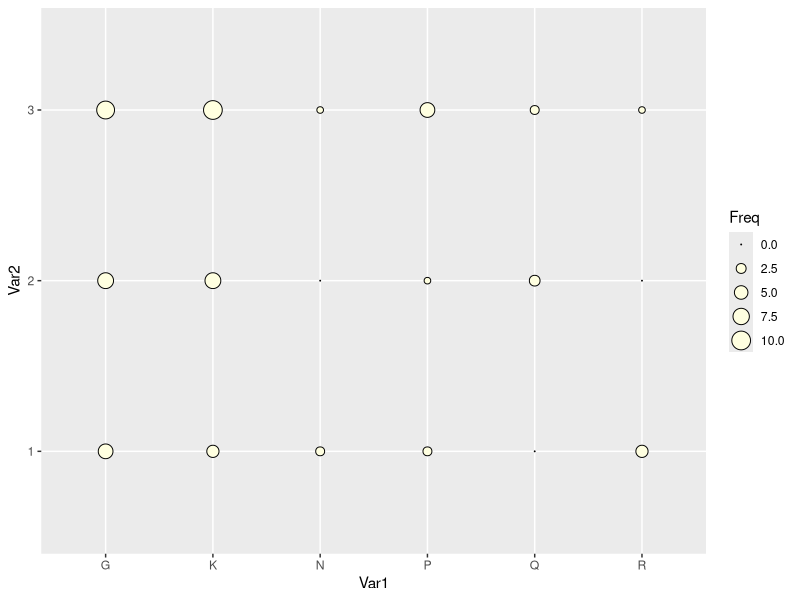
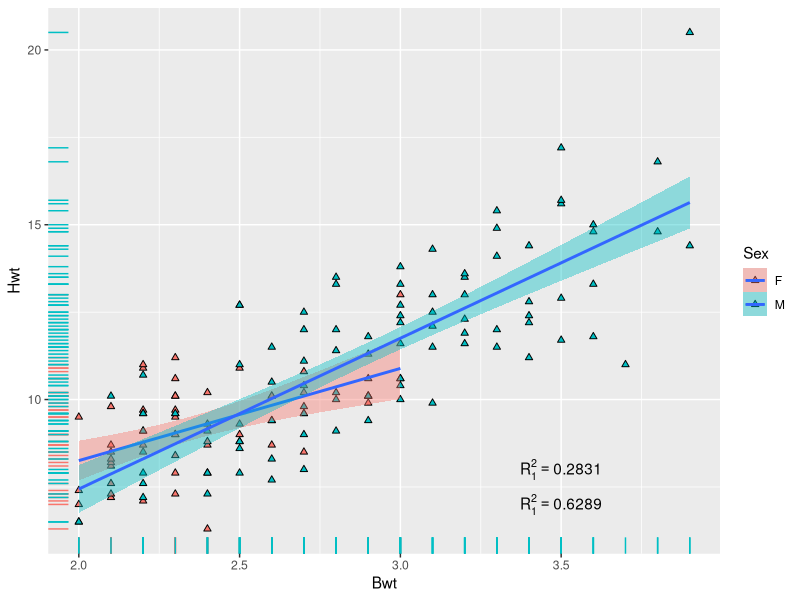
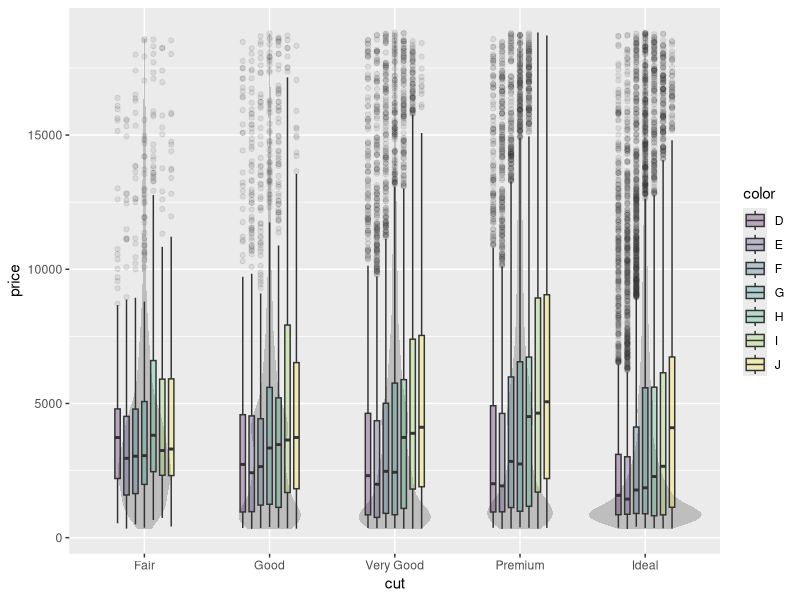
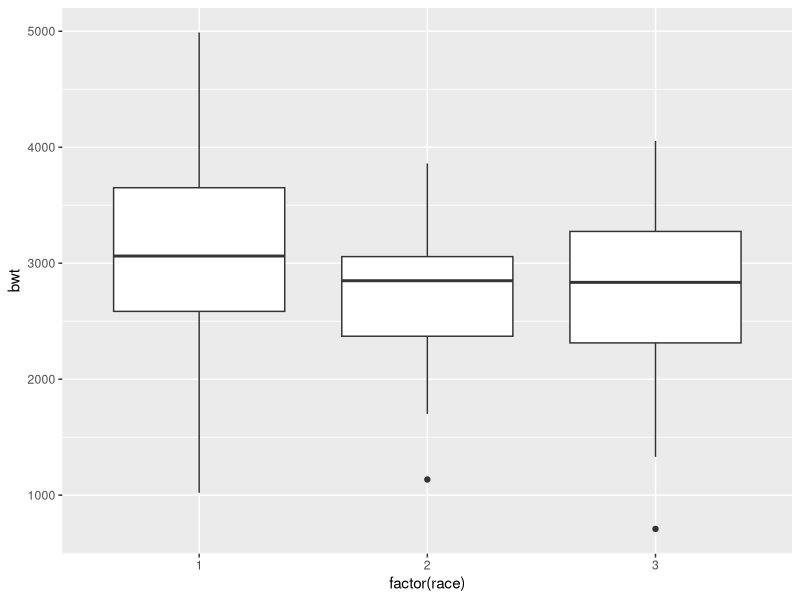
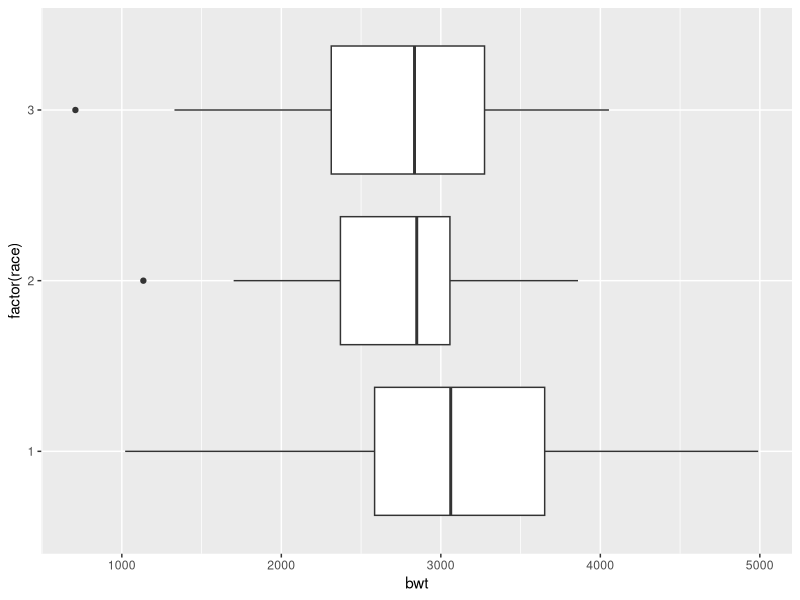
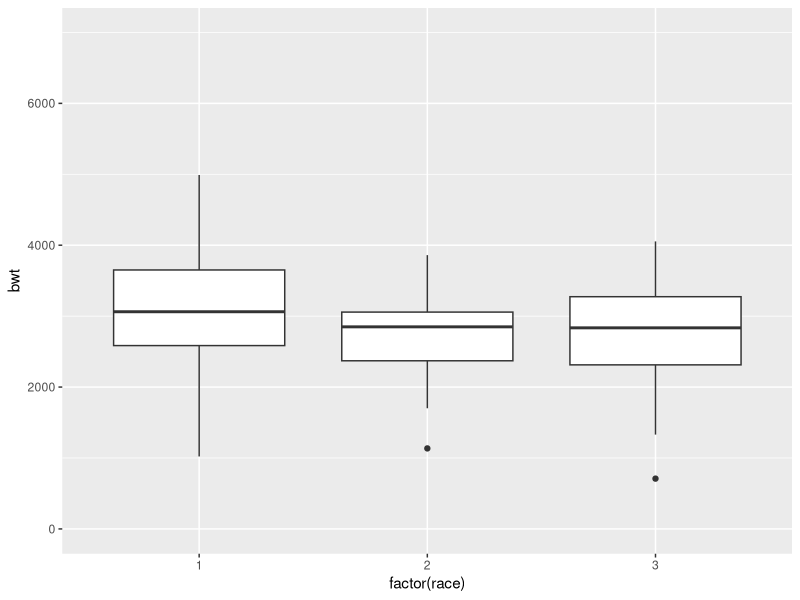
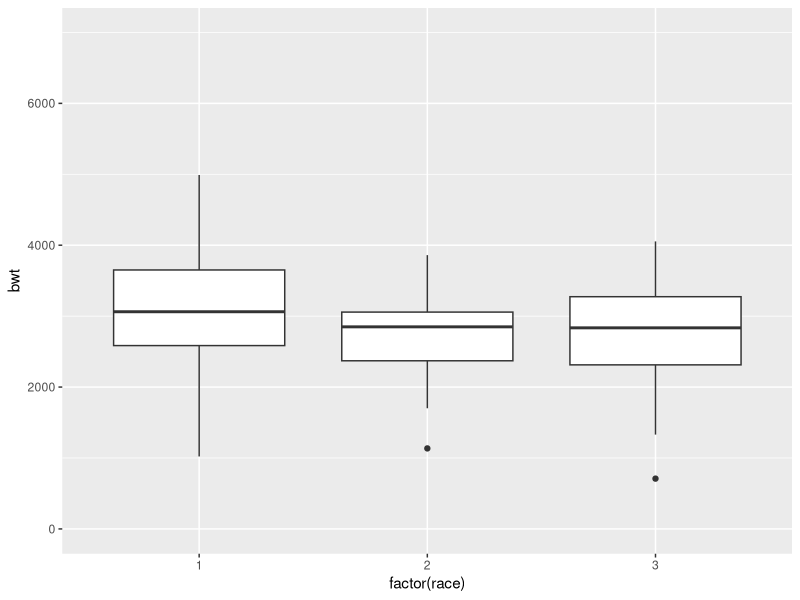
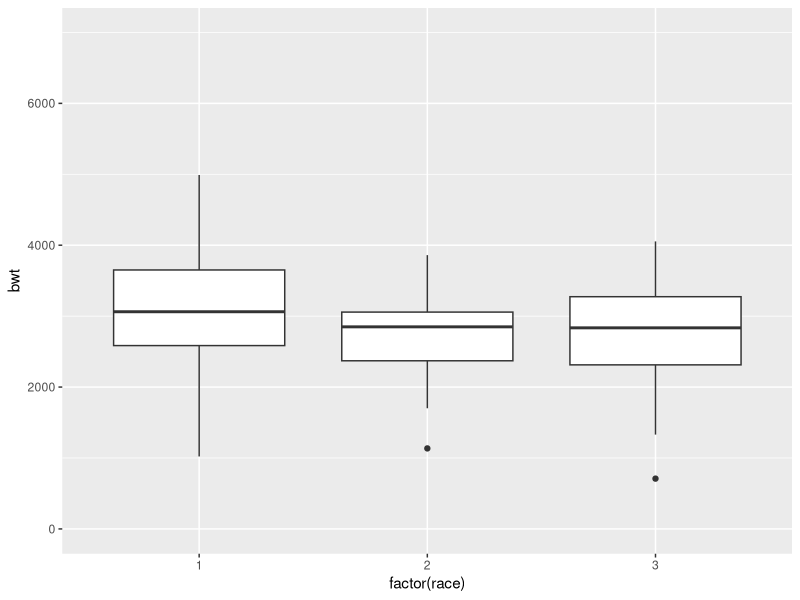

Write the R code that produced these figures, in order.
library(ggplot2)
library(MASS)

# Q1
UScereal
d<-data.frame(table(UScereal$mfr,UScereal$shelf))
d
ggplot(d,aes(x=Var1,y=Var2,size=Freq))+
  geom_point(shape=21,fill='lightyellow',color='black')+
  scale_size_area()

# Q2
cats
y1<-cats$HWT[cats$Sex=='F']
x1<-cats$BWT[cats$Sex=='F']
y2<-cats$HWT[cats$Sex=='M']
x2<-cats$BWT[cats$Sex=='M']
t1<-'R[1]^2==0.2831'
t2<-'R[1]^2==0.6289'
ggplot(cats,aes(x=Bwt,y=Hwt,fill=Sex))+
  geom_point(shape=24)+
  geom_rug(aes(color=Sex))+
  geom_smooth(method=lm,linewidth=1)+
  annotate('text',label=t1,x=3.5,y=8,parse=TRUE)+
  annotate('text',label=t2,x=3.5,y=7,parse=TRUE)

# Q3
ggplot(diamonds,aes(x=cut,y=price))+
  geom_violin(fill='grey',color=NA)+
  geom_boxplot(aes(fill=color),
               position=position_dodge(0.5),width=0.3,outlier.alpha=0.1,alpha=0.3)


# axes
ggplot(birthwt,aes(x=factor(race),y=bwt))+
  geom_boxplot()

# flip axes
ggplot(birthwt,aes(x=factor(race),y=bwt))+
  geom_boxplot()+coord_flip()

# limites
ggplot(birthwt,aes(x=factor(race),y=bwt))+
  geom_boxplot()+ylim(0,7000)
ggplot(birthwt,aes(x=factor(race),y=bwt))+
  geom_boxplot()+scale_y_continuous(limits = c(0,7000))
ggplot(birthwt,aes(x=factor(race),y=bwt))+
  geom_boxplot()+expand_limits(y=c(0,7000))

ggplot(trees,aes(x=Girth,y=Height))+
  geom_line()+xlim(0,30)
ggplot(trees,aes(x=Girth,y=Height))+
  geom_line()+scale_x_continuous(limits = c(0,30))
ggplot(trees,aes(x=Girth,y=Height))+
  geom_line()+expand_limits(x=c(0,30))

ggplot(PlantGrowth,aes(x=group,y=weight))+
  geom_boxplot()
ggplot(PlantGrowth,aes(x=group,y=weight))+
  geom_boxplot()+scale_y_continuous(limits=c(4.5,5.5))# select some data
ggplot(PlantGrowth,aes(x=group,y=weight))+
  geom_boxplot()+coord_cartesian(ylim=c(4.5,5.5))# zoom in

# reverse axes
ggplot(birthwt,aes(x=factor(race),y=bwt))+
  geom_boxplot()+scale_y_reverse()
ggplot(trees,aes(x=Girth,y=Height))+
  geom_line()+scale_x_reverse()

# reorder
ggplot(birthwt,aes(x=factor(race),y=bwt))+
  geom_boxplot()+
  scale_x_discrete(limits=as.character(c(1,3,2)))
ggplot(birthwt,aes(x=factor(race),y=bwt))+
  geom_boxplot()+
  scale_x_discrete(limits=as.character(c(1,3)))
ggplot(birthwt,aes(x=factor(race),y=bwt))+
  geom_boxplot()+
  scale_x_discrete(limits=rev(levels(as.factor(birthwt$race))))

# tick marks
ggplot(birthwt,aes(x=factor(race),y=bwt))+
  geom_boxplot()+
  scale_y_continuous(breaks = c(1000,2500,3700,5000),
                     labels=c('minimum','low','high','maximun'))

ggplot(birthwt,aes(x=factor(race),y=bwt))+
  geom_boxplot()+theme(axis.text.y=element_blank())
ggplot(birthwt,aes(x=factor(race),y=bwt))+
  geom_boxplot()+theme(axis.ticks.y=element_blank())
ggplot(birthwt,aes(x=factor(race),y=bwt))+
  geom_boxplot()+theme(axis.ticks.y=element_blank(),axis.text.y=element_blank())

ggplot(birthwt,aes(x=factor(race),y=bwt))+
  geom_boxplot()+scale_y_continuous(breaks = NULL)

ggplot(birthwt,aes(x=factor(race),y=bwt))+
  geom_boxplot()+theme(axis.text.x=element_text(angle = 90,hjust=0.5,vjust = 0.5))
ggplot(birthwt,aes(x=factor(race),y=bwt))+
  geom_boxplot()+scale_x_discrete(labels=c('one','two','three'))+
  theme(axis.ticks.y=element_blank(),axis.text.y=element_text(color='violetred',face='bold',size=10))

ggplot(economics,aes(x=date,y=psavert))+geom_line()
esub<-subset(economics,date>=as.Date('2010-01-01'))
db<-seq(as.Date('2010-01-01'),as.Date('2015-04-01'),by='6 months')

ggplot(esub,aes(x=date,y=psavert))+geom_line()+
  scale_x_date(breaks=db)+
  theme(axis.ticks.y=element_blank(),axis.text.y=element_text(color='violetred',face='bold',size=10))

# labels
ggplot(birthwt,aes(x=factor(race),y=bwt))+
  geom_boxplot()+xlab('race')+ylab('birth weight')
ggplot(birthwt,aes(x=factor(race),y=bwt))+
  geom_boxplot()+scale_x_discrete(name='race')+
  scale_y_continuous(name='birth weight')

ggplot(birthwt,aes(x=factor(race),y=bwt))+
  geom_boxplot()+theme(axis.title = element_blank())
ggplot(birthwt,aes(x=factor(race),y=bwt))+
  geom_boxplot()+theme(axis.title.y = element_blank())

ggplot(birthwt,aes(x=factor(race),y=bwt))+
  geom_boxplot()+xlab('race')+ylab('birth weight')+
  theme(axis.title.y = element_text(face='italic',angle=0,size=9,color = 'blue'))

# title
ggplot(esub,aes(x=date,y=psavert))+geom_line()+
  ggtitle('title for plot')+
  theme(plot.title = element_text(face='bold.italic',color='darkred',hjust=0.5))

# circular graph
ggplot(mtcars,aes(x='',fill=factor(cyl)))+geom_bar()
ggplot(mtcars,aes(x='',fill=factor(cyl)))+geom_bar()+coord_polar(theta = 'y')
ggplot(mtcars,aes(x='',fill=factor(cyl)))+geom_bar(width=1)+coord_polar()

m<-matrix(mdeaths,ncol=12,byrow=T)
mave<-colMeans(m)
md<-data.frame(1:12,mave)
names(md)<-c('month','deaths')
ggplot(md,aes(x=month,y=deaths))+geom_line()+
  scale_x_continuous(breaks = 1:12)+coord_polar()
